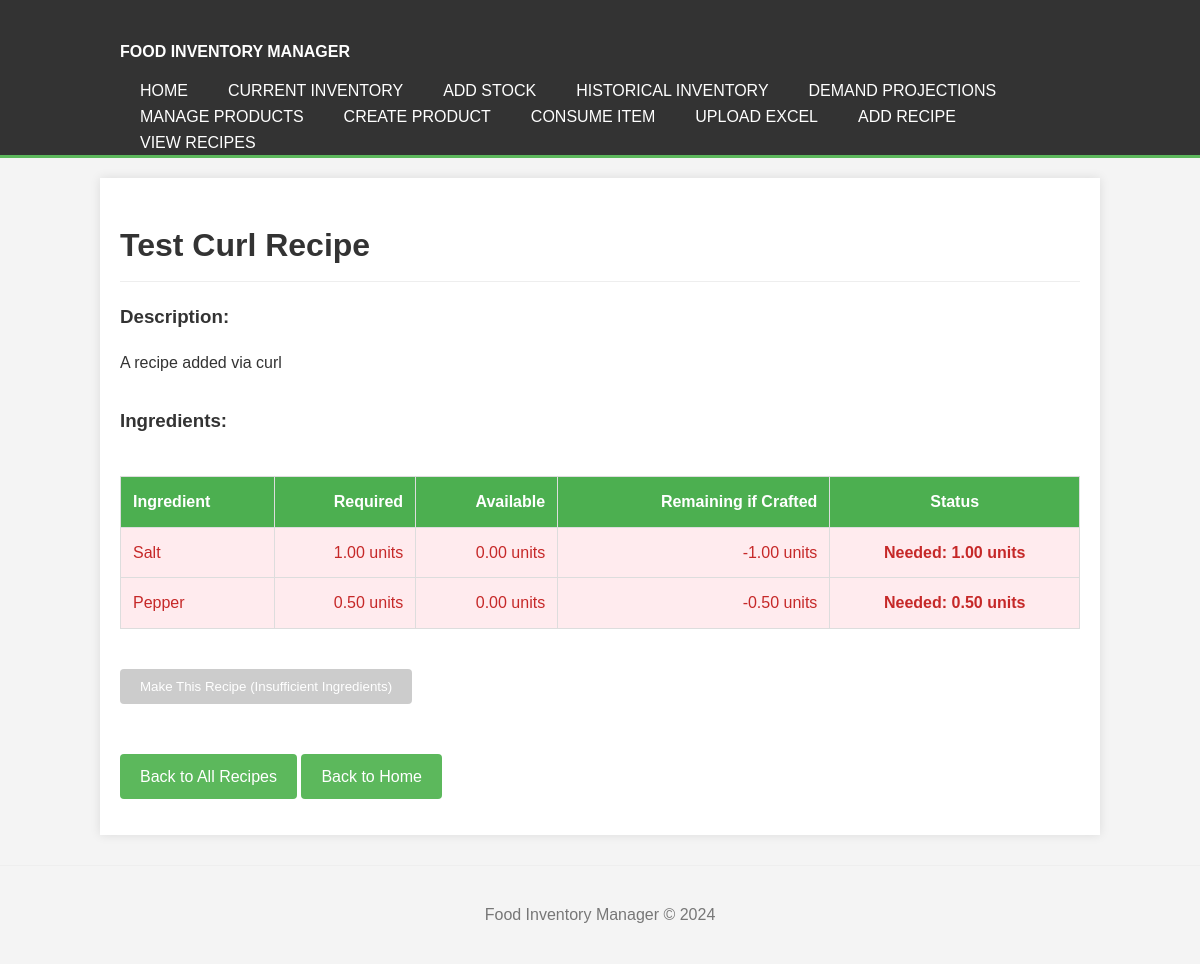
Page /recipes/name/Test Curl Recipe on the committed database.
### tables this page shows
CREATE TABLE recipes (
                        id INTEGER PRIMARY KEY AUTOINCREMENT,
                        name TEXT NOT NULL UNIQUE COLLATE NOCASE,
                        description TEXT
                    );

CREATE TABLE recipe_ingredients (
                        id INTEGER PRIMARY KEY AUTOINCREMENT,
                        recipe_id INTEGER NOT NULL,
                        item_name TEXT NOT NULL,
                        quantity_required REAL NOT NULL,
                        FOREIGN KEY (recipe_id) REFERENCES recipes(id) ON DELETE CASCADE
                    );

### app.py (the view)
@app.route('/recipes/name/<path:recipe_name>') # Using path for flexibility with names
def recipe_detail_view(recipe_name):
    recipe = recipe_mngr.get_recipe_by_name(recipe_name)
    if not recipe:
        flash(f"Recipe '{recipe_name}' not found.", 'error')
        return redirect(url_for('recipes_list_view'))
    ingredients_status = []
    recipe_makeable = True # Assume true until an insufficient ingredient is found
    if recipe.get('ingredients'):
        for ing in recipe['ingredients']:
            item_name = ing['item_name']
            required_qty = float(ing['quantity_required'])
            available_qty = manager.get_total_item_quantity(item_name)
            remaining_qty = available_qty - required_qty
            sufficient = remaining_qty >= 0
            if not sufficient:
                recipe_makeable = False # Mark recipe as not makeable
            product_details = manager.get_product_by_name(item_name)
            product_unit_of_measure = 'units' # Default unit
            if product_details and product_details.get('unit_of_measure'):
                product_unit_of_measure = product_details['unit_of_measure']
            ingredients_status.append({
                'name': item_name,
                'required': required_qty,
                'available': available_qty,
                'remaining': remaining_qty,
                'sufficient': sufficient,
                'needed_more': -remaining_qty if not sufficient else 0,
                'unit_of_measure': product_unit_of_measure
            })
    else: # Recipe has no ingredients listed
        recipe_makeable = True # Technically makeable if no ingredients are needed
    return render_template('recipe_detail.html',
                           recipe=recipe,
                           ingredients_status=ingredients_status,
                           recipe_makeable=recipe_makeable)

### Food_manager.py (called while the page is built, shortened)
    def _get_db_connection(self):
        conn = sqlite3.connect(self.db_filepath)
        conn.row_factory = sqlite3.Row # Access columns by name
        return conn

    def get_product_by_name(self, name):
        try:
            with self._get_db_connection() as conn:
                cursor = conn.cursor()
                cursor.execute("SELECT * FROM products WHERE LOWER(name) = LOWER(?)", (name,))
                row = cursor.fetchone()
                return dict(row) if row else None
        except sqlite3.Error as e:
            print(f"Database error getting product by name '{name}': {e}")
            return None

    def get_total_item_quantity(self, product_name_or_id):
        total_quantity = 0.0
        product_id = None
        if isinstance(product_name_or_id, int): # Assume it's an ID
            product_id = product_name_or_id
        elif isinstance(product_name_or_id, str): # Assume it's a name
            product = self.get_product_by_name(product_name_or_id)
            if product:
                product_id = product['id']
            else:
                print(f"Product '{product_name_or_id}' not found for quantity check.")
                return 0.0 # Product not found
        else:
            print(f"Invalid identifier type for get_total_item_quantity: {product_name_or_id}")
            return 0.0

### recipe_manager.py (called while the page is built)
    def _get_db_connection(self):
        conn = sqlite3.connect(self.db_filepath)
        conn.row_factory = sqlite3.Row # Access columns by name
        conn.execute("PRAGMA foreign_keys = ON;") # Crucial for ON DELETE CASCADE
        return conn

### templates/recipe_detail.html (shortened to what this page needs)
{% extends "base.html" %}
{% block page_header %}
    {% if recipe %}
        <h1 class="page-title">{{ recipe.name }}</h1>
    {% else %}
        <h1 class="page-title">Recipe Not Found</h1>
    {% endif %}
{% endblock %}
{% block content %}
    {% if recipe %}
        <div class="recipe-description-section">
            <h3>Description:</h3>
            <p>{{ recipe.description if recipe.description else 'No description available.' }}</p>
        </div>
        <h3 style="margin-top: 30px;">Ingredients:</h3>
        {% if ingredients_status %}
        <div class="table-responsive-wrapper">
            <table class="ingredients-table">
                <thead>
                    <tr>
                        <th class="recipe-ingredients-header">Ingredient</th>
                        <th class="recipe-ingredients-header text-right">Required</th>
                        <th class="recipe-ingredients-header text-right">Available</th>
                        <th class="recipe-ingredients-header text-right">Remaining if Crafted</th>
                        <th class="recipe-ingredients-header text-center">Status</th>
                    </tr>
                </thead>
                <tbody>
                    {% for ing in ingredients_status %}
                        <tr class="{{ 'sufficient' if ing.sufficient else 'insufficient' }}">
                            <td>{{ ing.name }}</td>
                            <td class="text-right">{{ "%.2f"|format(ing.required) if ing.required is number else ing.required }} {{ ing.unit_of_measure }}</td>
                            <td class="text-right">{{ "%.2f"|format(ing.available) if ing.available is number else ing.available }} {{ ing.unit_of_measure }}</td>
                            <td class="text-right">{{ "%.2f"|format(ing.remaining) if ing.remaining is number else ing.remaining }} {{ ing.unit_of_measure }}</td>
                            <td class="text-center">
                                {% if ing.sufficient %}
                                    <span class="status-ok">OK</span>
                                {% else %}
                                    <span class="status-needed">Needed: {{ "%.2f"|format(ing.needed_more) if ing.needed_more is number else ing.needed_more }} {{ ing.unit_of_measure }}</span>
                                {% endif %}
                            </td>
                        </tr>
                    {% endfor %}
                </tbody>
            </table>
        </div>
            <div class="actions-section" style="margin-top: 20px;">
                {% if recipe_makeable %}
                    <form method="POST" action="{{ url_for('make_recipe_view', recipe_name=recipe.name) }}" style="display: inline;">
                        <button type="submit" class="button">Make This Recipe</button>
                    </form>
                {% else %}
                    <button type="button" class="button" disabled title="Not enough ingredients to make this recipe.">Make This Recipe (Insufficient Ingredients)</button>
                {% endif %}
            </div>
        {% else %}
            <p>This recipe has no ingredients listed.</p>
        {% endif %}
    {% else %}
        <p class="empty-message">The recipe you are looking for could not be found.</p>
    {% endif %}
    <p style="margin-top: 30px;">
        <a href="{{ url_for('recipes_list_view') }}" class="nav-link-button">Back to All Recipes</a>
        <a href="{{ url_for('home') }}" class="nav-link-button">Back to Home</a>
    </p>
{% endblock %}

### static/style.css (style rules this page uses)
body { font-family: Arial, sans-serif; margin: 0; padding: 0; background-color: #f4f4f4; color: #333; line-height: 1.6; }
h1, h2, h3 { color: #333; }
h1.page-title { margin-bottom: 20px; color: #333; border-bottom: 1px solid #eee; padding-bottom: 10px; }
table { width: 100%; border-collapse: collapse; margin-top: 20px; box-shadow: 0 2px 3px rgba(0,0,0,0.1); }
th, td { padding: 12px; border: 1px solid #ddd; text-align: left; vertical-align: middle; }
th { color: white; font-weight: bold; }
th.recipe-ingredients-header { background-color: #4CAF50; }
tr:nth-child(even) { background-color: #f9f9f9; }
a { color: #5cb85c; text-decoration: none; }
.button, .nav-link-button { display: inline-block; margin-top: 20px; padding: 10px 20px; background-color: #5cb85c; color: white !important; border-radius: 4px; text-decoration: none; border: none; cursor: pointer; }
.ingredients-table tr.insufficient td { background-color: #ffebee !important; color: #c62828; }
.status-needed { color: #c62828; font-weight: bold; }
.button[disabled] { background-color: #ccc; cursor: not-allowed; }
.table-responsive-wrapper { overflow-x: auto; margin-top: 20px; margin-bottom: 20px; }
.text-right { text-align: right !important; }
.text-center { text-align: center !important; }

### rows in the picture
recipes: name "Test Curl Recipe", description "A recipe added via curl"
recipe_ingredients: name "Salt", quantity_required "1.00", unit_of_measure "units", available "0.00", remaining "-1.00"
recipe_ingredients: name "Pepper", quantity_required "0.50", unit_of_measure "units", available "0.00", remaining "-0.50"
